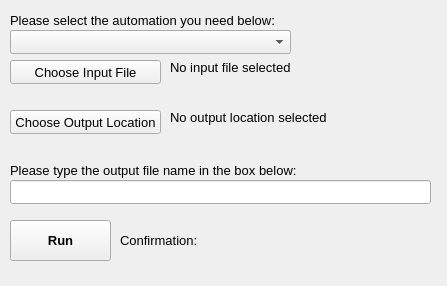
<?xml version="1.0" encoding="UTF-8"?>
<ui version="4.0">
 <class>Widget</class>
 <widget class="QWidget" name="Widget">
  <property name="geometry">
   <rect>
    <x>0</x>
    <y>0</y>
    <width>447</width>
    <height>286</height>
   </rect>
  </property>
  <property name="sizePolicy">
   <sizepolicy hsizetype="Fixed" vsizetype="Fixed">
    <horstretch>0</horstretch>
    <verstretch>0</verstretch>
   </sizepolicy>
  </property>
  <property name="windowTitle">
   <string>Safety Automations</string>
  </property>
  <widget class="QLabel" name="label">
   <property name="geometry">
    <rect>
     <x>10</x>
     <y>10</y>
     <width>311</width>
     <height>21</height>
    </rect>
   </property>
   <property name="font">
    <font>
     <pointsize>10</pointsize>
    </font>
   </property>
   <property name="text">
    <string>Please select the automation you need below:</string>
   </property>
  </widget>
  <widget class="QComboBox" name="optionComboBox">
   <property name="geometry">
    <rect>
     <x>10</x>
     <y>30</y>
     <width>281</width>
     <height>24</height>
    </rect>
   </property>
   <property name="font">
    <font>
     <pointsize>10</pointsize>
    </font>
   </property>
  </widget>
  <widget class="QPushButton" name="inputButton">
   <property name="geometry">
    <rect>
     <x>10</x>
     <y>60</y>
     <width>151</width>
     <height>24</height>
    </rect>
   </property>
   <property name="font">
    <font>
     <pointsize>10</pointsize>
     <bold>false</bold>
    </font>
   </property>
   <property name="text">
    <string>Choose Input File</string>
   </property>
  </widget>
  <widget class="QPushButton" name="outputButton">
   <property name="geometry">
    <rect>
     <x>10</x>
     <y>110</y>
     <width>151</width>
     <height>24</height>
    </rect>
   </property>
   <property name="font">
    <font>
     <pointsize>10</pointsize>
     <bold>false</bold>
    </font>
   </property>
   <property name="text">
    <string>Choose Output Location</string>
   </property>
  </widget>
  <widget class="QLabel" name="inputLabel">
   <property name="geometry">
    <rect>
     <x>170</x>
     <y>60</y>
     <width>271</width>
     <height>51</height>
    </rect>
   </property>
   <property name="font">
    <font>
     <pointsize>10</pointsize>
    </font>
   </property>
   <property name="text">
    <string>No input file selected</string>
   </property>
   <property name="alignment">
    <set>Qt::AlignmentFlag::AlignLeading|Qt::AlignmentFlag::AlignLeft|Qt::AlignmentFlag::AlignTop</set>
   </property>
   <property name="wordWrap">
    <bool>true</bool>
   </property>
  </widget>
  <widget class="QLabel" name="outputLabel">
   <property name="geometry">
    <rect>
     <x>170</x>
     <y>110</y>
     <width>271</width>
     <height>51</height>
    </rect>
   </property>
   <property name="font">
    <font>
     <pointsize>10</pointsize>
    </font>
   </property>
   <property name="text">
    <string>No output location selected</string>
   </property>
   <property name="alignment">
    <set>Qt::AlignmentFlag::AlignLeading|Qt::AlignmentFlag::AlignLeft|Qt::AlignmentFlag::AlignTop</set>
   </property>
   <property name="wordWrap">
    <bool>true</bool>
   </property>
  </widget>
  <widget class="QLabel" name="label_4">
   <property name="geometry">
    <rect>
     <x>10</x>
     <y>160</y>
     <width>311</width>
     <height>21</height>
    </rect>
   </property>
   <property name="font">
    <font>
     <pointsize>10</pointsize>
     <italic>false</italic>
    </font>
   </property>
   <property name="text">
    <string>Please type the output file name in the box below:</string>
   </property>
  </widget>
  <widget class="QLineEdit" name="lineEdit">
   <property name="geometry">
    <rect>
     <x>10</x>
     <y>180</y>
     <width>421</width>
     <height>24</height>
    </rect>
   </property>
   <property name="font">
    <font>
     <pointsize>10</pointsize>
    </font>
   </property>
  </widget>
  <widget class="QPushButton" name="runButton">
   <property name="geometry">
    <rect>
     <x>10</x>
     <y>220</y>
     <width>101</width>
     <height>41</height>
    </rect>
   </property>
   <property name="font">
    <font>
     <pointsize>10</pointsize>
     <bold>true</bold>
    </font>
   </property>
   <property name="text">
    <string>Run</string>
   </property>
  </widget>
  <widget class="QLabel" name="confirmLabel">
   <property name="geometry">
    <rect>
     <x>120</x>
     <y>210</y>
     <width>311</width>
     <height>61</height>
    </rect>
   </property>
   <property name="font">
    <font>
     <pointsize>10</pointsize>
    </font>
   </property>
   <property name="text">
    <string>Confirmation:</string>
   </property>
   <property name="wordWrap">
    <bool>true</bool>
   </property>
  </widget>
 </widget>
 <resources/>
 <connections/>
</ui>
